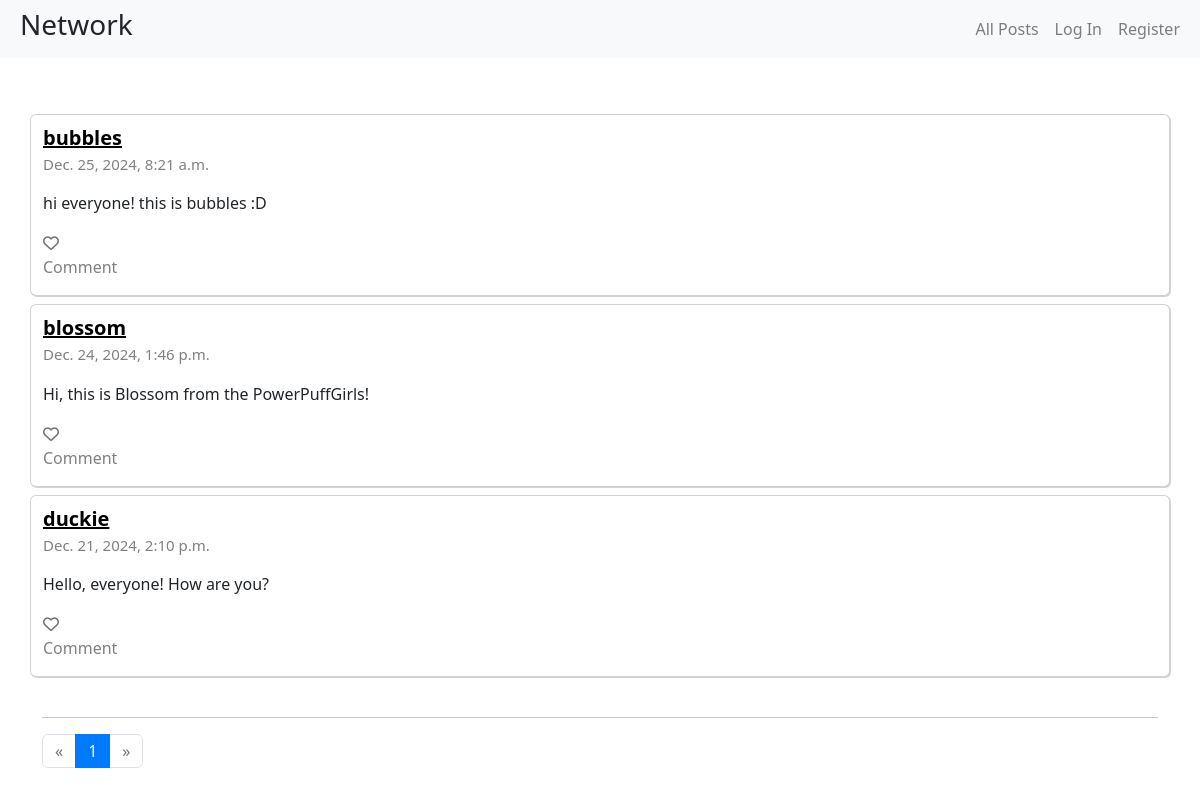
Before: / with the older database file.
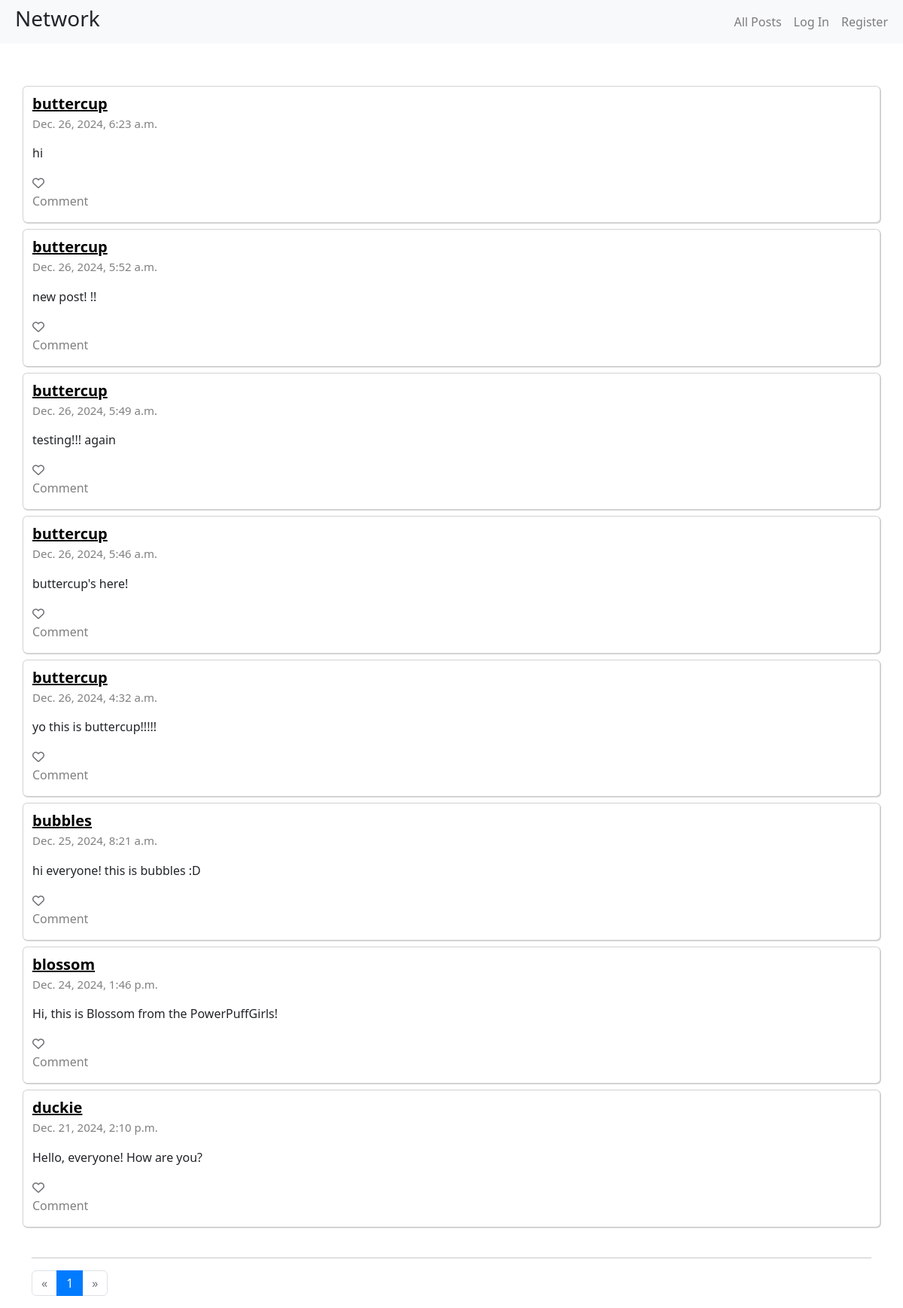
After: the same page with the newer database file.
### network/models.py (models this page shows, shortened)
class Post(models.Model) :
    post = models.TextField()
    author = models.ForeignKey(User, on_delete=models.CASCADE,related_name="posts", default=0)
    date_posted = models.DateTimeField(auto_now_add=True)
    like_count = models.IntegerField(default=0)
    objects = CreatePost()

class User(AbstractUser):
    pass

### network/views.py (the view, shortened to what this page needs)
# urls.py: path("", views.index, name="index"),
def index(request):
    posts = Post.objects.order_by("-date_posted").all()
    paginator = Paginator(posts,10)
    page_number = request.GET.get('page')
    page_obj = paginator.get_page(page_number)
    return render(request, "network/index.html", {
        'page_obj': page_obj,
    })

### network/templates/network/index.html (shortened to what this page needs)
{% extends "network/layout.html" %}
{% load static %}
{% block body %}
<div class="container">
    <br><br>
    <div class="row">
    {% for p in page_obj %}
            <div class="card">
                <div class="post-view" data-id="{{p.id}}">
                    <a href="{% url 'profile' p.id %}" style="font-size: 20px; color:black"><strong>{{p.author.username}}</strong></a>
                    <p class="date">{{p.date_posted}}</p>
                    <p>{{p.post}}</p>
                    <div style="display:inline-flex">
                        {% if user.is_authenticated %}
                        <div id="like-btn-div-{{p.id}}">
                        </div>
                        {% else %}
                        <button class="btn like-btn disabled" id="like"><i class="fa-regular fa-heart"></i></button>
                        {% endif %}
                     </div>
                    <p style="color:grey">Comment</p>
                </div>
            </div>
{% empty %}
<h4 style="text-align: center";>No posts yet</h4>
    {% endfor %}
</div>
<br>
 <hr>
    <nav aria-label="Page navigation">
        <ul class="pagination">
            {% if page_obj.has_previous %}
          <li class="page-item">
            <a class="page-link" href="?page={{ page_obj.previous_page_number }}" aria-label="Previous">
              <span aria-hidden="true">&laquo;</span>
            </a>
          </li>
          {% else %}
          <li class="page-item disabled">
            <span class="page-link" aria-hidden="true">&laquo;</span>
          </li>
          {% endif %}
          {% for i in page_obj.paginator.page_range %}
            {% if page_obj.number == i %}
          <li class="page-item active" aria-current="page">
            <a class="page-link" href="">{{i}}</a>
            </li>
            {% else %}
            <li class="page-item" aria-current="page">
                <a class="page-link" href="?page={{i}}">{{i}}</a>
            {% endif %}
            {% endfor %}
            {% if page_obj.has_next %}
            <li class="page-item">
            <a class="page-link" href="?page={{ page_obj.next_page_number }}" aria-label="Next">
              <span aria-hidden="true">&raquo;</span>
            </a>
          </li>
          {% else %}
          <li class="page-item disabled">
            <span class="page-link" aria-hidden="true">&raquo;</span>
        </li>
        {% endif %}
        </ul>
      </nav>
</div>
{% endblock %}

### network/templates/network/layout.html (shortened to what this page needs)
{% load static %}
<!DOCTYPE html>
<html lang="en">
    <head>
        <link rel="stylesheet" href="https://stackpath.bootstrapcdn.com/bootstrap/4.4.1/css/bootstrap.min.css">
        <link rel="stylesheet" href="https://cdnjs.cloudflare.com/ajax/libs/font-awesome/6.5.1/css/all.min.css" />
        <link href="https://cdn.jsdelivr.net/npm/bootstrap@5.3.2/dist/css/bootstrap.min.css" rel="stylesheet">
        <link href="{% static 'network/styles.css' %}" rel="stylesheet">
    </head>
    <body>
        <nav class="navbar navbar-expand-lg navbar-light bg-light">
            <div class="container-fluid">
            <h3 class="ms-2"> Network</h3>
            <div class="collapse navbar-collapse" id="navbarSupportedContent">
                <ul class="navbar-nav ms-auto mb-2 mb-lg-0">
                    <li class="nav-item">
                        <a class="nav-link" href="{% url 'index' %}">All Posts</a>
                    </li>
                    {% if user.is_authenticated %}
                    <li class="nav-item">
                        <a class="nav-link" href="{% url 'following-page' %}">Following</a></li>
                        <div class="collapse navbar-collapse" id="navbarNavLightDropdown">
                            <li class="nav-item dropdown">
                                <a class="nav-link dropdown-toggle profile-nav" href="#" role="button" data-bs-toggle="dropdown" aria-expanded="false" data-id={{user.id}}>
                                    <strong>{{ user.username }}</strong>
                                </a>
                                <ul class="dropdown-menu dropdown-menu-end">
                                    <li><a class="dropdown-item" href="{% url 'profile' user.id %}">Profile</a></li>
                                <li><a class="dropdown-item" href="{% url 'logout' %}">Logout</a></li>
                                </ul>
                            </li>
                        </div>
                    {% else %}
                        <li class="nav-item">
                            <a class="nav-link" href="{% url 'login' %}">Log In</a>
                        </li>
                        <li class="nav-item">
                            <a class="nav-link" href="{% url 'register' %}">Register</a>
                        </li>
                    {% endif %}
                </ul>
            </div>
            </div>
          </nav>
        <div class="body">
            {% block body %}
            {% endblock %}
        </div>
    </body>
</html>

### network/static/network/styles.css (style rules this page uses)
.date { color: gray !important; font-size: 15px; }
.card { padding-top: 8px !important; box-shadow: 1px 1px 0px 0px lightgray; margin-top: 8px; width: 100% }
.like-btn { border: none !important; padding: 0px 0px !important; padding-inline: 0px !important; display: flex !important; }
#like { padding: 0 !important; }

Changed rows visible on the page:
added Post: author.username "buttercup", date_posted "Dec. 26, 2024, 6:23 a.m.", post "hi"
added Post: author.username "buttercup", date_posted "Dec. 26, 2024, 5:52 a.m.", post "new post! !!"
added Post: author.username "buttercup", date_posted "Dec. 26, 2024, 5:49 a.m.", post "testing!!! again"
added Post: author.username "buttercup", date_posted "Dec. 26, 2024, 5:46 a.m.", post "buttercup's here!"
added Post: author.username "buttercup", date_posted "Dec. 26, 2024, 4:32 a.m.", post "yo this is buttercup!!!!!"
